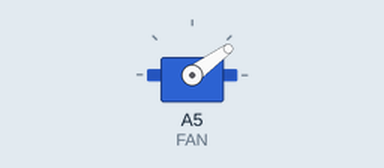
The sketch below on a simulated Arduino Uno, built with avr-gcc and run on an emulated ATmega328P. On the bench: servo.

Above: at 2.1 s.
At 5.1 s:
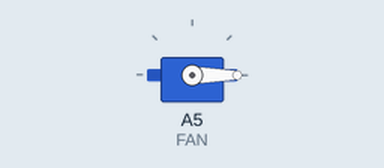
At 8.1 s:
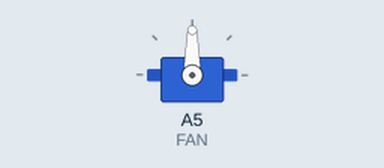
Timing chart, 0 to 9.6 s (numbered marks = the images above):
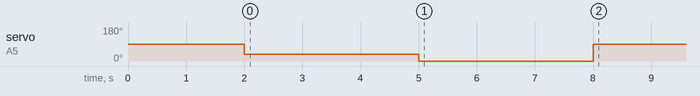

The sketch:

kalibreren_ventilator.ino
```cpp
#include <Servo.h>
#define FAN A5

Servo esc;

void setup() {
  esc.attach(FAN, 1000, 2000);  // PWM-range expliciet
  delay(2000);

  // STAP 1 – Max throttle
  esc.writeMicroseconds(1200);
  delay(3000);       // wacht op BEEP BEEP (hoog signaal ontdekt)

  // STAP 2 – Min throttle
  esc.writeMicroseconds(1000);
  delay(3000);       // wacht op bevestiging
}

void loop() {
  // daarna moet hij draaien als test
  esc.writeMicroseconds(1500);
}
```

Measured:
- by itself, servo on A5 (FAN): 90° → 36° at 2.0 s, → 0° 3.0 s later, → 90° 3.0 s later
